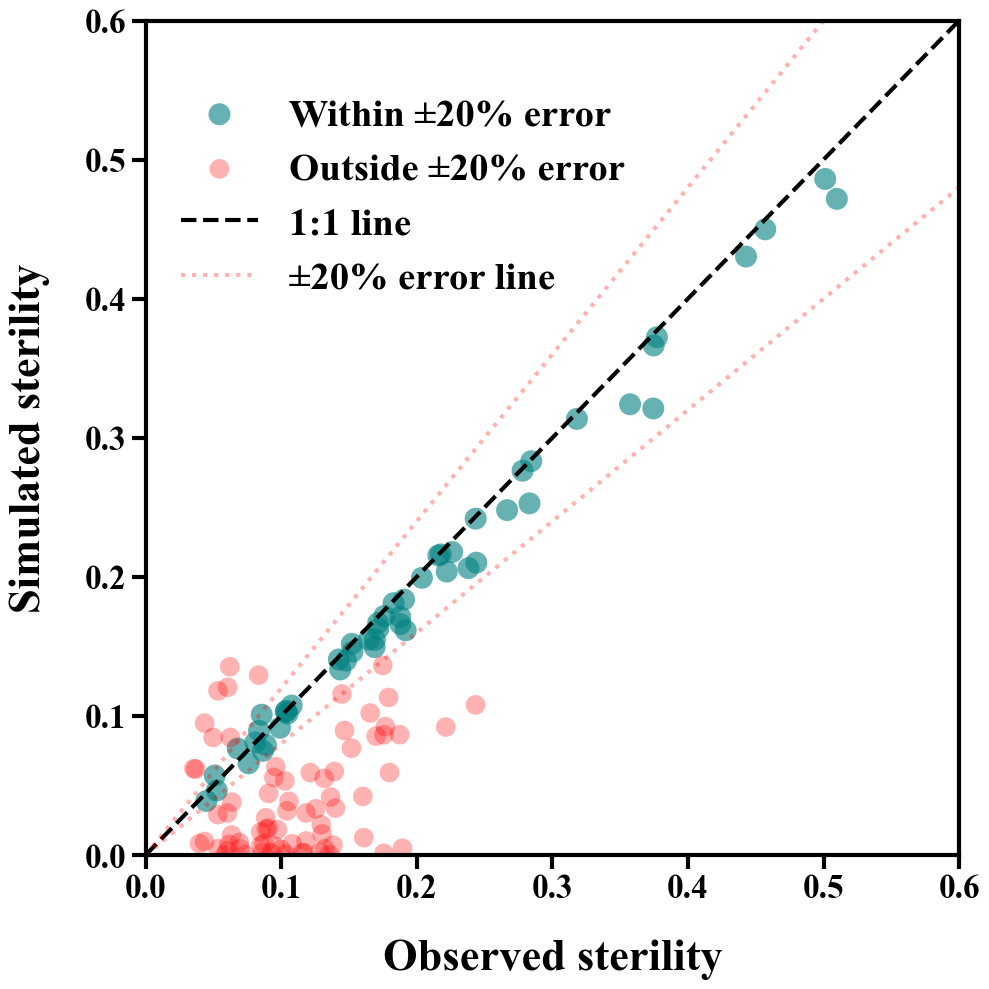

Recreate this plot in Python.
import pandas as pd
import numpy as np
import matplotlib.pyplot as plt
from sklearn.metrics import mean_squared_error
import matplotlib as mpl
import matplotlib.font_manager as fm 
import os

mpl.rcParams['font.family'] = 'Times New Roman'
current_dir = os.path.dirname(os.path.realpath(__file__))

file_path = os.path.join(current_dir, '2022_2023_Flowering_distribution_Sterility.xlsx')
df = pd.read_excel(file_path)

df_clean = df.dropna(subset=['Simulated cumulative sterility (optimum)', 'Observed sterility', 'Temperature threshold'])

max_simulated_sterility = df_clean.groupby(['Variety', 'Year'], as_index=False)['Simulated cumulative sterility (optimum)'].max()

result = pd.merge(max_simulated_sterility, df_clean[['Variety', 'Year', 'Simulated cumulative sterility (optimum)', 'Observed sterility', 'Temperature threshold']], 
                  on=['Variety', 'Year', 'Simulated cumulative sterility (optimum)'])

result = result[['Variety', 'Year', 'Simulated cumulative sterility (optimum)', 'Observed sterility', 'Temperature threshold']]

plt.figure(figsize=(10, 10))

plt.xlim(0, 0.6)
plt.ylim(0, 0.6)
plt.xticks(np.arange(0, 0.7, 0.1))
plt.yticks(np.arange(0, 0.7, 0.1))

within_range = (result['Simulated cumulative sterility (optimum)'] * 0.8 <= result['Observed sterility']) & (result['Observed sterility'] <= result['Simulated cumulative sterility (optimum)'] * 1.2)
outside_range = ~within_range

plt.scatter(result[within_range]['Observed sterility'], result[within_range]['Simulated cumulative sterility (optimum)'], c=(0/255, 128/255, 128/255), edgecolor='none', label='Within ±20% error', s=250, alpha=0.6)
plt.scatter(result[outside_range]['Observed sterility'], result[outside_range]['Simulated cumulative sterility (optimum)'], c='red', edgecolor='none', label='Outside ±20% error', s=200, alpha=0.3)

max_value = max(result['Observed sterility'].max(), result['Simulated cumulative sterility (optimum)'].max())
plt.plot([0, 0.6], [0, 0.6], color='black', linestyle='--', label='1:1 line', linewidth=3)

error_x1 = np.linspace(0.5, 0.5, 2)
error_x2 = np.linspace(0.6, 0.6, 2)

plt.plot([0, error_x1[0]], [0, error_x1[0] * 1.2], color='red', alpha=0.3, linestyle=':', label='±20% error line', linewidth=3)
plt.plot([0, error_x2[0]], [0, error_x2[0] * 0.8], color='red', alpha=0.3, linestyle=':', linewidth=3)

plt.xlabel('Observed sterility', fontsize=32, color='black', weight='bold', labelpad=25)
plt.ylabel('Simulated sterility', fontsize=32, color='black', weight='bold', labelpad=25)

plt.xticks(fontsize=24, color='black', weight='bold')
plt.yticks(fontsize=24, color='black', weight='bold')

ax = plt.gca()
ax.set_facecolor('none')
for spine in ax.spines.values():
    spine.set_edgecolor('black')
    spine.set_linewidth(3)
    spine.set_linestyle('-') 
plt.tick_params(axis='x', direction='out', length=10, width=3, colors='black')
plt.tick_params(axis='y', direction='out', length=10, width=3, colors='black')

plt.grid(False, which='both')

font_properties = fm.FontProperties(weight='bold', size=28)
plt.legend(loc='upper left', bbox_to_anchor=(0.0, 0.95), frameon=False, prop=font_properties)

plt.tight_layout()

save_path = os.path.join(current_dir, 'Observed_vs_Simulated_Sterility.png')
plt.savefig(save_path, bbox_inches='tight')

plt.show()

result['In ±20% Error Range'] = result.apply(lambda row: 'Yes' if row['Simulated cumulative sterility (optimum)'] * 0.8 <= row['Observed sterility'] <= row['Simulated cumulative sterility (optimum)'] * 1.2 else 'No', axis=1)

marked_output_path =  os.path.join(current_dir, 'Observed_vs_Simulated_Sterility.xlsx')
result.to_excel(marked_output_path, index=False)
